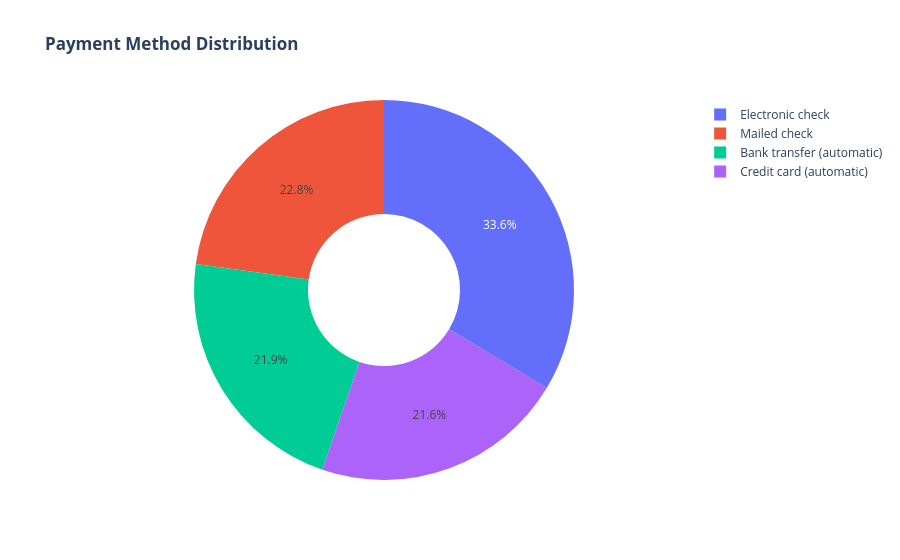

Source (notebook cell):
### Code cell
#Payment Method Distribution
labels = df['PaymentMethod'].unique()
values = df['PaymentMethod'].value_counts()

fig = go.Figure(data=[go.Pie(labels=labels, values=values, hole=.4)])
fig.update_layout(title_text="<b>Payment Method Distribution</b>")
fig.show()

### Figure 1 — Plotly figure (JSON) as saved in the notebook; plotly's stock layout.template omitted (floating-point values rounded to 4 significant figures)
{"data": [{"hole": 0.4, "labels": ["Electronic check", "Mailed check", "Bank transfer (automatic)", "Credit card (automatic)"], "type": "pie", "values": [2365, 1604, 1542, 1521]}], "layout": {"title": {"text": "<b>Payment Method Distribution</b>"}}}
